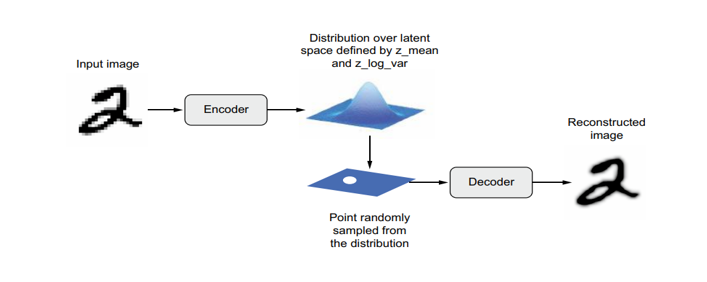
#> input picture image-3.png, 707 x 282 px, given in place of Capture.JPG, which was not available
$ jupyter execute --allow-errors HW2_Ben_Sidhom.ipynb   (shell and % lines are left out)   (text cells are left out)
#> lines starting #> are read from the running program, lines starting #| are printed output that depends on the picture; after the words box and inside, x2 and y2 are one past the last pixel; in counts of white or black regions, pixels touching at a corner belong together; pictures that were not available may be replaced by others from this repository, and a replacement may not be noted
[cell 1]
from skimage import io
img = io.imread('/content/Capture.JPG')
#> img is the input picture: shape (282, 707, 4); mean R, G, B, A 244.9, 245.7, 247, 255
io.imshow(img)

[cell 2]
import numpy as np
import cv2 as cv
from matplotlib import pyplot as plt
#img = cv.imread('/content/Capture.JPG', cv.IMREAD_GRAYSCALE)
assert img is not None, "file could not be read, check with os.path.exists()"
edges = cv.Canny(img,100,200)
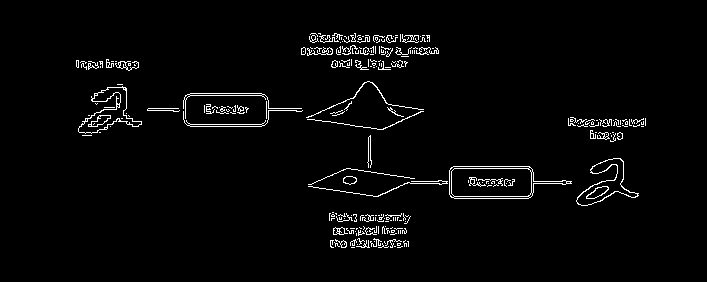
#> edges: shape (282, 707); 2.7% white in thin lines or dots, all inside (x1, y1, x2, y2) = (76, 33, 646, 248)
plt.subplot(121),plt.imshow(img,cmap = 'gray')
plt.title('Original Image'), plt.xticks([]), plt.yticks([])
plt.subplot(122),plt.imshow(edges,cmap = 'gray')
plt.title('Edge Image'), plt.xticks([]), plt.yticks([])
plt.show()
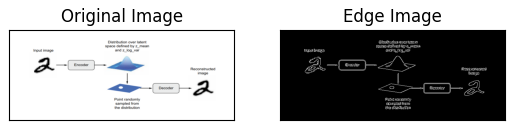
#> figure drawn by matplotlib, 2 panels

[cell 3]
import numpy as np
import cv2 as cv
from matplotlib import pyplot as plt

#img = cv.imread('/content/Capture.JPG')
gray = cv.cvtColor(img,cv.COLOR_BGR2GRAY)

corners = cv.goodFeaturesToTrack(gray,25,0.01,10)
#> corners = 25 rows, first 8: [141, 122], [92, 100], [109, 116], [267, 109], [532, 182], [88, 125], [119, 93], [340, 218]
corners = np.int0(corners)

for i in corners:
 x,y = i.ravel()
 cv.circle(img,(x,y),3,255,-1)
#> this loop made 25 passes
#> (x, y) on passes 1 to 12: (141, 122), (92, 100), (109, 116), (267, 109), (532, 182), (88, 125), (119, 93), (340, 218), (387, 218), (401, 229), (405, 242), (380, 62)
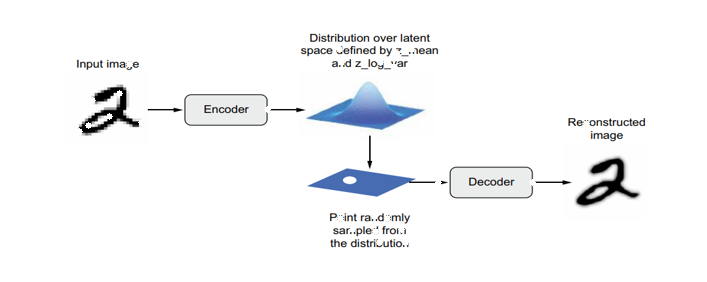
#> img: shape (282, 707, 4); 0.36% of pixels changed, all inside (x1, y1, x2, y2) = (76, 46, 590, 246); transparent parts drawn white

plt.imshow(img),plt.show()

[cell 4]
import cv2
import numpy as np

# Read image
#img = cv2.imread('/content/Capture.JPG')

# threshold red
lower = np.array([0, 0, 0])
upper = np.array([40, 40, 255])
#> (the rest of this cell did not finish here and is left out)

[cell 5]
import numpy as np
import cv2

image = cv2.imread('/content/Capture.JPG')
original = image.copy()
image = cv2.cvtColor(image, cv2.COLOR_BGR2HSV)
#> image: shape (282, 707, 3); mean H, S, V 7.3, 4.8, 247.6
lower = np.array([22, 93, 0], dtype="uint8")
upper = np.array([45, 255, 255], dtype="uint8")
mask = cv2.inRange(image, lower, upper)
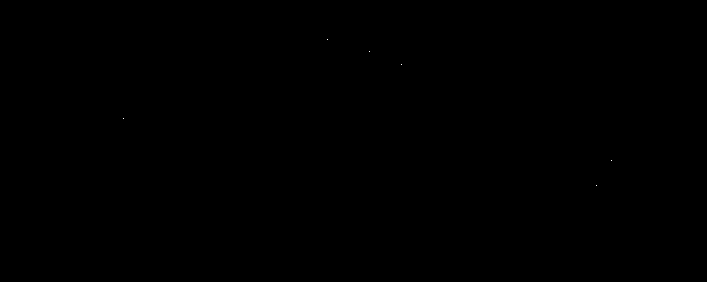
#> mask: shape (282, 707); 0% white in thin lines or dots, all inside (x1, y1, x2, y2) = (123, 39, 612, 186)

cnts = cv2.findContours(mask, cv2.RETR_EXTERNAL, cv2.CHAIN_APPROX_SIMPLE)
#> cnts = 6 contours, all with area under 20
cnts = cnts[0] if len(cnts) == 2 else cnts[1]

for c in cnts:
    x,y,w,h = cv2.boundingRect(c)
    cv2.rectangle(original, (x, y), (x + w, y + h), (36,255,12), 2)
#> this loop made 6 passes
#> (x, y) on passes 1 to 6: (596, 185), (611, 160), (123, 118), (401, 64), (369, 51), (327, 39)
#> original: shape (282, 707, 3); mean B, G, R 246.9, 245.8, 244.9

io.imshow( mask)

#> (a cell that did not finish here is left out)

[cell 7]
import cv2
import numpy as np

# Read image
#img = cv2.imread('/content/Capture.JPG')

# threshold red
lower = np.array([0, 0, 0])
upper = np.array([60, 255, 60])
#> (the rest of this cell did not finish here and is left out)

#> (a cell that did not finish here is left out)

[cell 9]
import apriltag
import argparse
import cv2
# construct the argument parser and parse the arguments
ap = argparse.ArgumentParser()
ap.add_argument("-i", "--image", required=True,
	help="path to input image containing AprilTag")
args = vars(ap.parse_args())

[cell 10]
image = cv2.imread('/content/22.JPG')
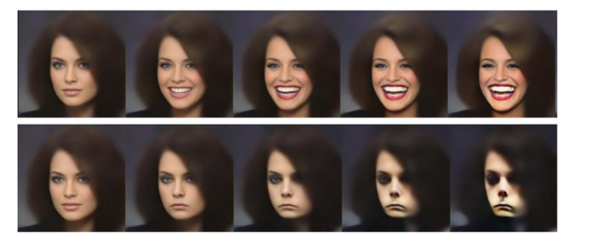
#> input picture image-4.png, 602 x 252 px, given in place of 22.JPG, which was not available
#> image is the input picture: shape (252, 602, 3); mean B, G, R 101.1, 105.2, 116.2
gray = cv2.cvtColor(image, cv2.COLOR_BGR2GRAY)
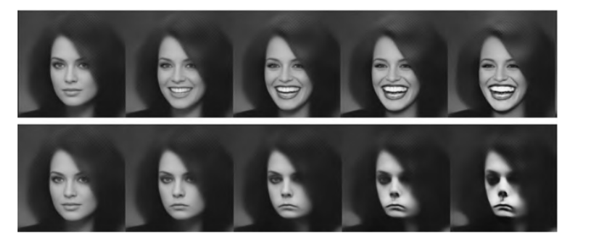
#> gray: shape (252, 602); min 10, max 255, mean 108
